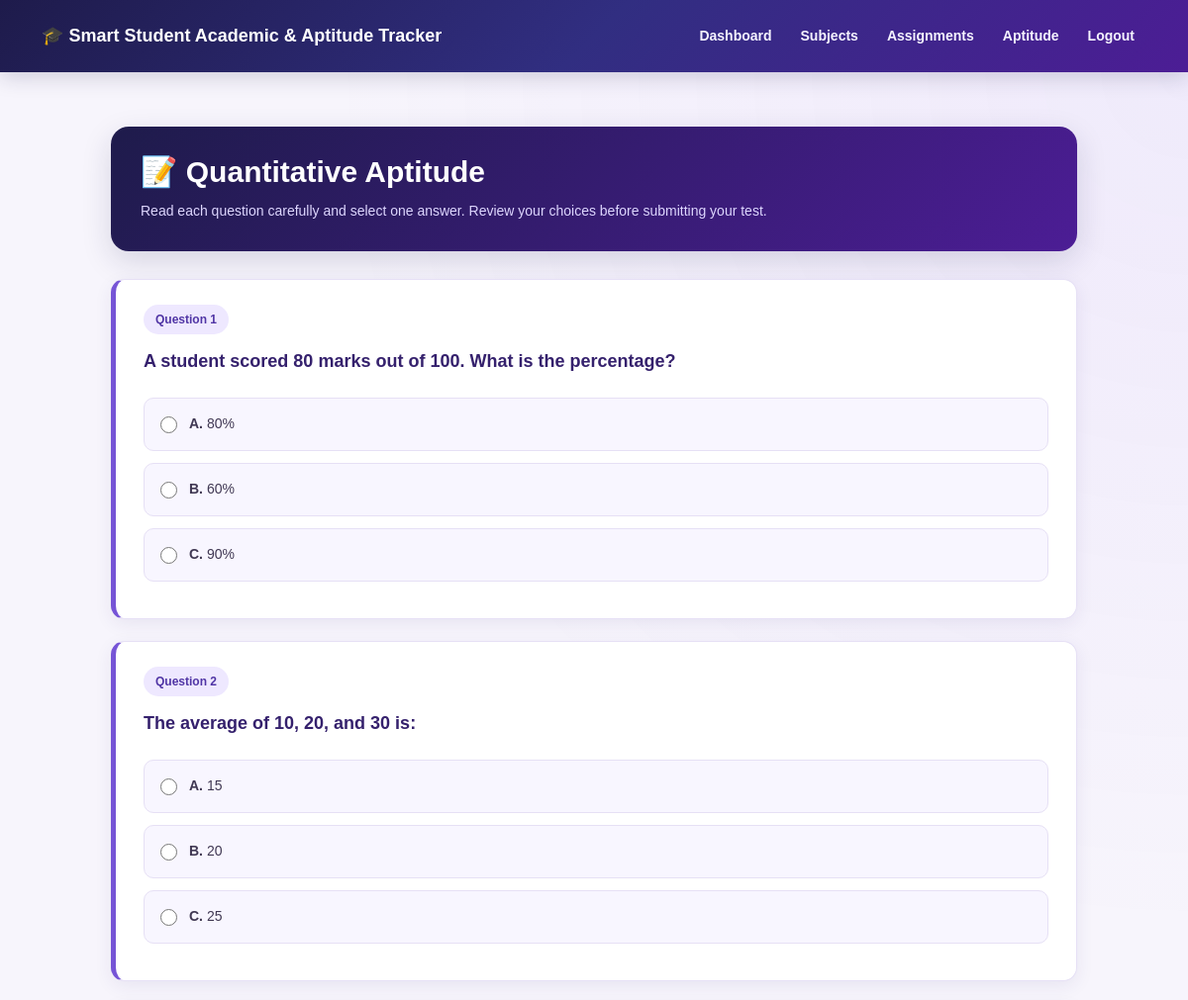
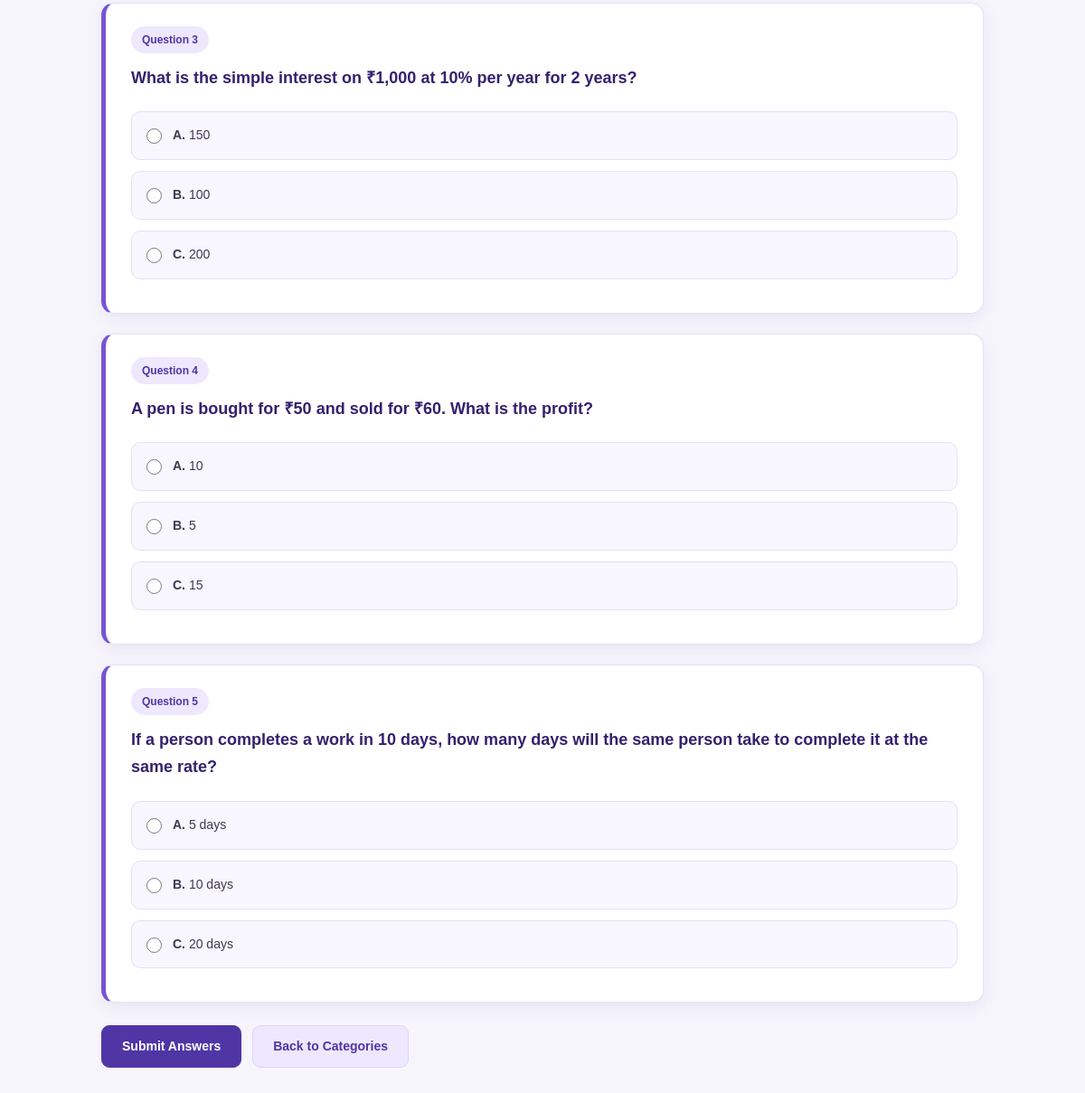
/aptitude/questions/4/, run on the app's committed database (2 pictures, top to bottom).
### myapp/models.py (models this page shows, shortened)
class AptitudeCategory(models.Model):
    category_name = models.CharField(max_length=50)

class Question(models.Model):
    category=models.ForeignKey(AptitudeCategory,on_delete=models.CASCADE)
    question=models.TextField()
    option_a=models.CharField(max_length=100)
    option_b=models.CharField(max_length=100)
    option_c=models.CharField(max_length=100)
    correct_answer=models.CharField(max_length=1)

### myapp/views.py (the view, shortened to what this page needs)
# urls.py: path("aptitude/questions/<int:category_id>/",aptitude_questions,name="aptitude_questions"),
def aptitude_questions(request, category_id):
    category = get_object_or_404(
        AptitudeCategory,
        id=category_id
    )
    questions = Question.objects.filter(
        category=category
    )
    return render(
        request,
        "aptitude_questions.html",
        {
            "category":
            category,
            "questions":
            questions
        }
    )

### myapp/templates/aptitude_questions.html (shortened to what this page needs)
{% extends 'base.html' %}
{% block content %}
<div class="container aptitude-page">
    <div class="aptitude-header">
        <h1>📝 {{ category.category_name }}</h1>
        <p>
            Read each question carefully and select one answer.
            Review your choices before submitting your test.
        </p>
    </div>
    {% if questions %}
        <form method="POST">
            {% for question in questions %}
                <div class="question-card">
                    <span class="question-number">
                        Question {{ forloop.counter }}
                    </span>
                    <h3>
                        {{ question.question }}
                    </h3>
                    <label class="option-label">
                        <input
                            type="radio"
                            name="answer_{{ question.id }}"
                            value="A"
                            required
                        >
                        <span>
                            <strong>A.</strong> {{ question.option_a }}
                        </span>
                    </label>
                    <label class="option-label">
                        <input
                            type="radio"
                            name="answer_{{ question.id }}"
                            value="B"
                            required
                        >
                        <span>
                            <strong>B.</strong> {{ question.option_b }}
                        </span>
                    </label>
                    <label class="option-label">
                        <input
                            type="radio"
                            name="answer_{{ question.id }}"
                            value="C"
                            required
                        >
                        <span>
                            <strong>C.</strong> {{ question.option_c }}
                        </span>
                    </label>
                </div>
            {% endfor %}
            <div class="form-actions">
                <button type="submit" class="btn aptitude-btn">
                    Submit Answers
                </button>
                <a
                    href="{% url 'aptitude_dashboard' %}"
                    class="btn aptitude-btn secondary"
                >
                    Back to Categories
                </a>
            </div>
        </form>
    {% endif %}
</div>
{% endblock %}

### myapp/templates/base.html (style rules this page uses)
:root { --primary-dark: #1e1b4b; --primary: #312e81; --primary-light: #4c1d95; --page-bg: #f7f5fc; --text-color: #211d38; --accent: #ddd6fe; --purple: #6d28d9; }
* { box-sizing: border-box; }
body { margin: 0; font-family: Arial, sans-serif; background: var(--page-bg); color: var(--text-color); }

### myapp/templates/aptitude_questions.html (style rules this page uses)
.aptitude-page { max-width: 1000px; margin: 0 auto; padding: 20px 12px; }
.aptitude-header { padding: 28px 30px; margin-bottom: 28px; border-radius: 18px; background: linear-gradient(135deg, #1e1b4b, #4c1d95); box-shadow: 0 10px 30px rgba(30, 27, 75, 0.15); }
.aptitude-header h1 { color: #ffffff; font-size: 30px; font-weight: 800; margin-bottom: 10px; overflow-wrap: anywhere; }
.aptitude-header p { color: #ddd6fe; font-size: 14px; line-height: 1.7; margin-bottom: 0; }
.question-card { background: #ffffff; padding: 25px 28px; margin-bottom: 22px; border: 1px solid #e6e0f5; border-left: 5px solid #7654d6; border-radius: 14px; box-shadow: 0 5px 18px rgba(53, 33, 109, 0.08); transition: transform 0.2s ease, box-shadow 0.2s ease; }
.question-number { display: inline-block; margin-bottom: 12px; padding: 6px 12px; border-radius: 20px; background: #eee8ff; color: #5035a5; font-size: 12px; font-weight: 700; }
.question-card h3 { color: #35216d; font-size: 18px; font-weight: 700; line-height: 1.7; margin: 0 0 22px; overflow-wrap: anywhere; }
.option-label { display: flex; align-items: flex-start; gap: 12px; padding: 14px 16px; margin-bottom: 12px; color: #403853; background: #f8f6ff; border: 1px solid #e6e0f5; border-radius: 10px; cursor: pointer; font-size: 14px; line-height: 1.7; transition: background 0.2s ease, border-color 0.2s ease; }
.option-label input[type="radio"] { width: 17px; height: 17px; margin-top: 4px; accent-color: #6541bd; cursor: pointer; flex-shrink: 0; }
.aptitude-btn { display: inline-block; padding: 12px 22px; border: 1px solid #5035a5; border-radius: 9px; background: #5035a5; color: #ffffff; text-decoration: none; font-size: 14px; font-weight: 700; transition: 0.2s ease; }
.aptitude-btn.secondary { background: #eee8ff; color: #5035a5; border-color: #ded2ff; }
.form-actions { display: flex; flex-wrap: wrap; gap: 12px; margin: 25px 0; }

### data on the page
AptitudeCategory: category_name "Quantitative Aptitude"
Question: question "A student scored 80 marks out of 100. What is the percentage?", option_a "80%", option_b "60%", option_c "90%"
Question: question "The average of 10, 20, and 30 is:", option_a "15", option_b "20", option_c "25"
Question: question "What is the simple interest on ₹1,000 at 10% per year for 2 years?", option_a "150", option_b "100", option_c "200"
Question: question "A pen is bought for ₹50 and sold for ₹60. What is the profit?", option_a "10", option_b "5", option_c "15"
Question: question "If a person completes a work in 10 days, how many days will the same person take to complete it at the same rate?", option_a "5 days", option_b "10 days", option_c "20 days"
